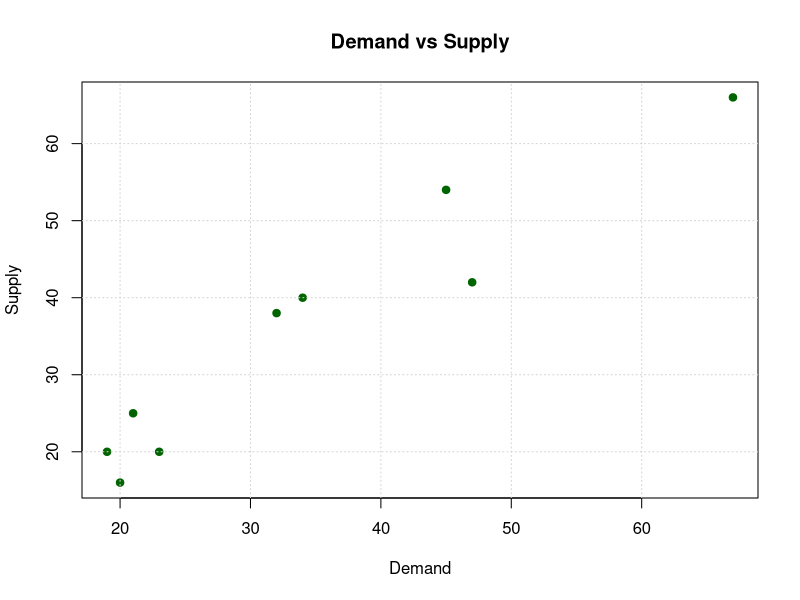

Recreate this plot in R.
##SLIP - 7
##Q.1 
# Create data frame 
Name <- c("Amit", "Ravi", "Sita", "Neha", "Karan") 
Gender <- c("M", "M", "F", "F", "M") 
Age <- c(25, 30, 28, 26, 27) 
Designation <- c("Manager", "Clerk", "HR", "Analyst", "Developer") 
empdetails <- data.frame(Name, Gender, Age, Designation) 

# Sort in ascending order of Name 
sorted_emp <- empdetails[order(empdetails$Name), ] 

# Display 
print(sorted_emp) 

##Q.2
# Given data 
demand <- c(20,32,45,21,19,23,47,67,34) 
supply <- c(16,38,54,25,20,20,42,66,40) 
# Scatter Plot 
plot(demand, supply, 
main = "Demand vs Supply", 
xlab = "Demand", 
ylab = "Supply", 
col = "darkgreen", 
pch = 19) 
grid() 

# Correlation 
corr_val <- cor(demand, supply) 
cat("Correlation between Demand and Supply:", corr_val, "\n")
 
